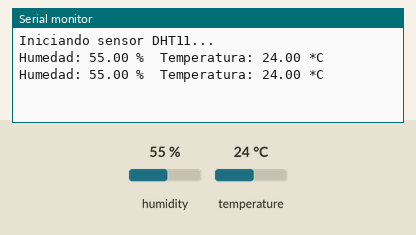
Bench run of a sketch on a simulated Arduino Uno, built with avr-gcc and run on an emulated ATmega328P. On the bench: the last lines printed to the serial monitor. Inputs (shaded band) come from the test bench; at power-on: humidity 55 %, temperature 24 °C.

Above: at 4.8 s.
4.9 s: humidity set to 22 %
At 7.5 s:
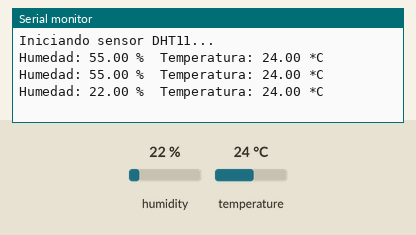
7.9 s: temperature set to 12 °C
At 8.8 s:
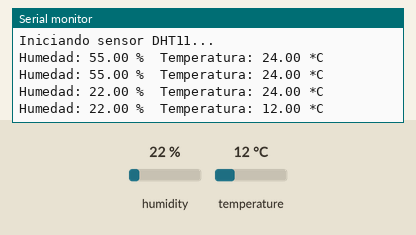
10.9 s: humidity set to 40 %
At 13.6 s:
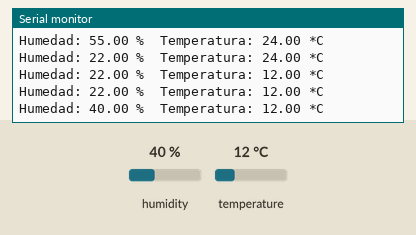
Timing chart, 0 to 15.1 s (numbered marks = the images above; inputs shaded):
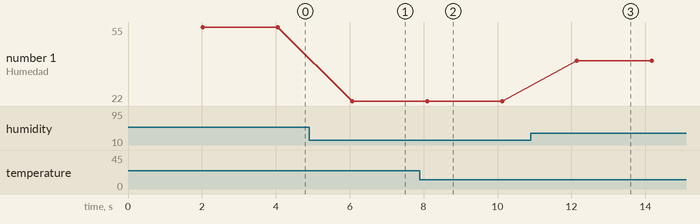

Measured:
- after the input at 4.9 s, the serial monitor: prints a new line after 1.2 s (image 1)
- after the input at 7.9 s, the serial monitor: prints a new line after 0.20 s (image 2)
- after the input at 10.9 s, the serial monitor: prints a new line after 1.2 s (image 3)
- plotted number 1: 55 → 22 after the input at 4.9 s, 22 → 40 after the input at 10.9 s

The sketch:

dthkk.ino
```cpp
#include "DHT.h"

#define DHTPIN 6     // Pin digital donde está conectado el DHT11
#define DHTTYPE DHT11   // Tipo de sensor DHT11

DHT dht(DHTPIN, DHTTYPE);

void setup() {
    Serial.begin(9600);
    Serial.println("Iniciando sensor DHT11...");
    dht.begin();
}

void loop() {
    delay(2000); // Espera 2 segundos entre lecturas

    float h = dht.readHumidity();     // Leer humedad
    float t = dht.readTemperature();  // Leer temperatura en Celsius

    // Verificar si la lectura falló
    if (isnan(h) || isnan(t)) {
        Serial.println("Error al leer del sensor DHT11");
        return;
    }

    // Enviar datos en el formato que espera la aplicación C#
    Serial.print("Humedad: ");
    Serial.print(h);
    Serial.print(" %\t");
    Serial.print("Temperatura: ");
    Serial.print(t);
    Serial.println(" *C");

    // Formato alternativo por si el anterior no funciona:
    // Serial.print(h);
    // Serial.print("\t");
    // Serial.println(t);
}
```
